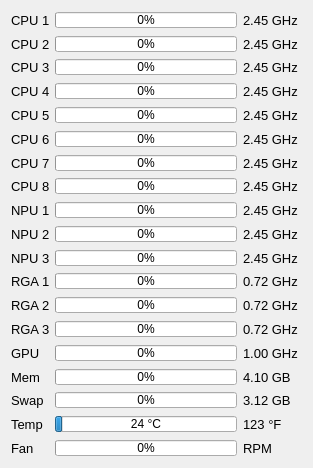
<?xml version="1.0" encoding="UTF-8"?>
<ui version="4.0">
 <class>Dialog</class>
 <widget class="QDialog" name="Dialog">
  <property name="geometry">
   <rect>
    <x>0</x>
    <y>0</y>
    <width>313</width>
    <height>468</height>
   </rect>
  </property>
  <property name="minimumSize">
   <size>
    <width>300</width>
    <height>0</height>
   </size>
  </property>
  <property name="windowTitle">
   <string>rtop</string>
  </property>
  <layout class="QVBoxLayout" name="verticalLayout">
   <item>
    <layout class="QHBoxLayout" name="horizontalLayout">
     <item>
      <widget class="QLabel" name="labCPU1">
       <property name="minimumSize">
        <size>
         <width>38</width>
         <height>0</height>
        </size>
       </property>
       <property name="maximumSize">
        <size>
         <width>38</width>
         <height>16777215</height>
        </size>
       </property>
       <property name="font">
        <font>
         <pointsize>10</pointsize>
        </font>
       </property>
       <property name="text">
        <string>CPU 1</string>
       </property>
      </widget>
     </item>
     <item>
      <widget class="QProgressBar" name="barCPU1">
       <property name="minimumSize">
        <size>
         <width>0</width>
         <height>16</height>
        </size>
       </property>
       <property name="maximumSize">
        <size>
         <width>16777215</width>
         <height>16</height>
        </size>
       </property>
       <property name="font">
        <font>
         <pointsize>9</pointsize>
        </font>
       </property>
       <property name="value">
        <number>0</number>
       </property>
       <property name="format">
        <string>%p%</string>
       </property>
      </widget>
     </item>
     <item>
      <widget class="QLabel" name="freqCPU1">
       <property name="minimumSize">
        <size>
         <width>59</width>
         <height>0</height>
        </size>
       </property>
       <property name="maximumSize">
        <size>
         <width>59</width>
         <height>16777215</height>
        </size>
       </property>
       <property name="font">
        <font>
         <pointsize>10</pointsize>
        </font>
       </property>
       <property name="text">
        <string>2.45 GHz</string>
       </property>
      </widget>
     </item>
    </layout>
   </item>
   <item>
    <layout class="QHBoxLayout" name="horizontalLayout_2">
     <item>
      <widget class="QLabel" name="labCPU2">
       <property name="minimumSize">
        <size>
         <width>38</width>
         <height>0</height>
        </size>
       </property>
       <property name="maximumSize">
        <size>
         <width>38</width>
         <height>16777215</height>
        </size>
       </property>
       <property name="font">
        <font>
         <pointsize>10</pointsize>
        </font>
       </property>
       <property name="text">
        <string>CPU 2</string>
       </property>
      </widget>
     </item>
     <item>
      <widget class="QProgressBar" name="barCPU2">
       <property name="minimumSize">
        <size>
         <width>0</width>
         <height>16</height>
        </size>
       </property>
       <property name="maximumSize">
        <size>
         <width>16777215</width>
         <height>16</height>
        </size>
       </property>
       <property name="font">
        <font>
         <pointsize>9</pointsize>
        </font>
       </property>
       <property name="value">
        <number>0</number>
       </property>
       <property name="format">
        <string>%p%</string>
       </property>
      </widget>
     </item>
     <item>
      <widget class="QLabel" name="freqCPU2">
       <property name="minimumSize">
        <size>
         <width>59</width>
         <height>0</height>
        </size>
       </property>
       <property name="maximumSize">
        <size>
         <width>59</width>
         <height>16777215</height>
        </size>
       </property>
       <property name="font">
        <font>
         <pointsize>10</pointsize>
        </font>
       </property>
       <property name="text">
        <string>2.45 GHz</string>
       </property>
      </widget>
     </item>
    </layout>
   </item>
   <item>
    <layout class="QHBoxLayout" name="horizontalLayout_3">
     <item>
      <widget class="QLabel" name="labCPU3">
       <property name="minimumSize">
        <size>
         <width>38</width>
         <height>0</height>
        </size>
       </property>
       <property name="maximumSize">
        <size>
         <width>38</width>
         <height>16777215</height>
        </size>
       </property>
       <property name="font">
        <font>
         <pointsize>10</pointsize>
        </font>
       </property>
       <property name="text">
        <string>CPU 3</string>
       </property>
      </widget>
     </item>
     <item>
      <widget class="QProgressBar" name="barCPU3">
       <property name="minimumSize">
        <size>
         <width>0</width>
         <height>16</height>
        </size>
       </property>
       <property name="maximumSize">
        <size>
         <width>16777215</width>
         <height>16</height>
        </size>
       </property>
       <property name="font">
        <font>
         <pointsize>9</pointsize>
        </font>
       </property>
       <property name="value">
        <number>0</number>
       </property>
       <property name="format">
        <string>%p%</string>
       </property>
      </widget>
     </item>
     <item>
      <widget class="QLabel" name="freqCPU3">
       <property name="minimumSize">
        <size>
         <width>59</width>
         <height>0</height>
        </size>
       </property>
       <property name="maximumSize">
        <size>
         <width>59</width>
         <height>16777215</height>
        </size>
       </property>
       <property name="font">
        <font>
         <pointsize>10</pointsize>
        </font>
       </property>
       <property name="text">
        <string>2.45 GHz</string>
       </property>
      </widget>
     </item>
    </layout>
   </item>
   <item>
    <layout class="QHBoxLayout" name="horizontalLayout_4">
     <item>
      <widget class="QLabel" name="labCPU4">
       <property name="minimumSize">
        <size>
         <width>38</width>
         <height>0</height>
        </size>
       </property>
       <property name="maximumSize">
        <size>
         <width>38</width>
         <height>16777215</height>
        </size>
       </property>
       <property name="font">
        <font>
         <pointsize>10</pointsize>
        </font>
       </property>
       <property name="text">
        <string>CPU 4</string>
       </property>
      </widget>
     </item>
     <item>
      <widget class="QProgressBar" name="barCPU4">
       <property name="minimumSize">
        <size>
         <width>0</width>
         <height>16</height>
        </size>
       </property>
       <property name="maximumSize">
        <size>
         <width>16777215</width>
         <height>16</height>
        </size>
       </property>
       <property name="font">
        <font>
         <pointsize>9</pointsize>
        </font>
       </property>
       <property name="value">
        <number>0</number>
       </property>
       <property name="format">
        <string>%p%</string>
       </property>
      </widget>
     </item>
     <item>
      <widget class="QLabel" name="freqCPU4">
       <property name="minimumSize">
        <size>
         <width>59</width>
         <height>0</height>
        </size>
       </property>
       <property name="maximumSize">
        <size>
         <width>59</width>
         <height>16777215</height>
        </size>
       </property>
       <property name="font">
        <font>
         <pointsize>10</pointsize>
        </font>
       </property>
       <property name="text">
        <string>2.45 GHz</string>
       </property>
      </widget>
     </item>
    </layout>
   </item>
   <item>
    <layout class="QHBoxLayout" name="horizontalLayout_5">
     <item>
      <widget class="QLabel" name="labCPU5">
       <property name="minimumSize">
        <size>
         <width>38</width>
         <height>0</height>
        </size>
       </property>
       <property name="maximumSize">
        <size>
         <width>38</width>
         <height>16777215</height>
        </size>
       </property>
       <property name="font">
        <font>
         <pointsize>10</pointsize>
        </font>
       </property>
       <property name="text">
        <string>CPU 5</string>
       </property>
      </widget>
     </item>
     <item>
      <widget class="QProgressBar" name="barCPU5">
       <property name="minimumSize">
        <size>
         <width>0</width>
         <height>16</height>
        </size>
       </property>
       <property name="maximumSize">
        <size>
         <width>16777215</width>
         <height>16</height>
        </size>
       </property>
       <property name="font">
        <font>
         <pointsize>9</pointsize>
        </font>
       </property>
       <property name="value">
        <number>0</number>
       </property>
       <property name="format">
        <string>%p%</string>
       </property>
      </widget>
     </item>
     <item>
      <widget class="QLabel" name="freqCPU5">
       <property name="minimumSize">
        <size>
         <width>59</width>
         <height>0</height>
        </size>
       </property>
       <property name="maximumSize">
        <size>
         <width>59</width>
         <height>16777215</height>
        </size>
       </property>
       <property name="font">
        <font>
         <pointsize>10</pointsize>
        </font>
       </property>
       <property name="text">
        <string>2.45 GHz</string>
       </property>
      </widget>
     </item>
    </layout>
   </item>
   <item>
    <layout class="QHBoxLayout" name="horizontalLayout_6">
     <item>
      <widget class="QLabel" name="labCPU6">
       <property name="minimumSize">
        <size>
         <width>38</width>
         <height>0</height>
        </size>
       </property>
       <property name="maximumSize">
        <size>
         <width>38</width>
         <height>16777215</height>
        </size>
       </property>
       <property name="font">
        <font>
         <pointsize>10</pointsize>
        </font>
       </property>
       <property name="text">
        <string>CPU 6</string>
       </property>
      </widget>
     </item>
     <item>
      <widget class="QProgressBar" name="barCPU6">
       <property name="minimumSize">
        <size>
         <width>0</width>
         <height>16</height>
        </size>
       </property>
       <property name="maximumSize">
        <size>
         <width>16777215</width>
         <height>16</height>
        </size>
       </property>
       <property name="font">
        <font>
         <pointsize>9</pointsize>
        </font>
       </property>
       <property name="value">
        <number>0</number>
       </property>
       <property name="format">
        <string>%p%</string>
       </property>
      </widget>
     </item>
     <item>
      <widget class="QLabel" name="freqCPU6">
       <property name="minimumSize">
        <size>
         <width>59</width>
         <height>0</height>
        </size>
       </property>
       <property name="maximumSize">
        <size>
         <width>59</width>
         <height>16777215</height>
        </size>
       </property>
       <property name="font">
        <font>
         <pointsize>10</pointsize>
        </font>
       </property>
       <property name="text">
        <string>2.45 GHz</string>
       </property>
      </widget>
     </item>
    </layout>
   </item>
   <item>
    <layout class="QHBoxLayout" name="horizontalLayout_7">
     <item>
      <widget class="QLabel" name="labCPU7">
       <property name="minimumSize">
        <size>
         <width>38</width>
         <height>0</height>
        </size>
       </property>
       <property name="maximumSize">
        <size>
         <width>38</width>
         <height>16777215</height>
        </size>
       </property>
       <property name="font">
        <font>
         <pointsize>10</pointsize>
        </font>
       </property>
       <property name="text">
        <string>CPU 7</string>
       </property>
      </widget>
     </item>
     <item>
      <widget class="QProgressBar" name="barCPU7">
       <property name="minimumSize">
        <size>
         <width>0</width>
         <height>16</height>
        </size>
       </property>
       <property name="maximumSize">
        <size>
         <width>16777215</width>
         <height>16</height>
        </size>
       </property>
       <property name="font">
        <font>
         <pointsize>9</pointsize>
        </font>
       </property>
       <property name="value">
        <number>0</number>
       </property>
      </widget>
     </item>
     <item>
      <widget class="QLabel" name="freqCPU7">
       <property name="minimumSize">
        <size>
         <width>59</width>
         <height>0</height>
        </size>
       </property>
       <property name="maximumSize">
        <size>
         <width>59</width>
         <height>16777215</height>
        </size>
       </property>
       <property name="font">
        <font>
         <pointsize>10</pointsize>
        </font>
       </property>
       <property name="text">
        <string>2.45 GHz</string>
       </property>
      </widget>
     </item>
    </layout>
   </item>
   <item>
    <layout class="QHBoxLayout" name="horizontalLayout_8">
     <item>
      <widget class="QLabel" name="labCPU8">
       <property name="minimumSize">
        <size>
         <width>38</width>
         <height>0</height>
        </size>
       </property>
       <property name="maximumSize">
        <size>
         <width>38</width>
         <height>16777215</height>
        </size>
       </property>
       <property name="font">
        <font>
         <pointsize>10</pointsize>
        </font>
       </property>
       <property name="text">
        <string>CPU 8</string>
       </property>
      </widget>
     </item>
     <item>
      <widget class="QProgressBar" name="barCPU8">
       <property name="minimumSize">
        <size>
         <width>0</width>
         <height>16</height>
        </size>
       </property>
       <property name="maximumSize">
        <size>
         <width>16777215</width>
         <height>16</height>
        </size>
       </property>
       <property name="font">
        <font>
         <pointsize>9</pointsize>
        </font>
       </property>
       <property name="value">
        <number>0</number>
       </property>
      </widget>
     </item>
     <item>
      <widget class="QLabel" name="freqCPU8">
       <property name="minimumSize">
        <size>
         <width>59</width>
         <height>0</height>
        </size>
       </property>
       <property name="maximumSize">
        <size>
         <width>59</width>
         <height>16777215</height>
        </size>
       </property>
       <property name="font">
        <font>
         <pointsize>10</pointsize>
        </font>
       </property>
       <property name="text">
        <string>2.45 GHz</string>
       </property>
      </widget>
     </item>
    </layout>
   </item>
   <item>
    <layout class="QHBoxLayout" name="horizontalLayout_9">
     <item>
      <widget class="QLabel" name="labNPU1">
       <property name="minimumSize">
        <size>
         <width>38</width>
         <height>0</height>
        </size>
       </property>
       <property name="maximumSize">
        <size>
         <width>38</width>
         <height>16777215</height>
        </size>
       </property>
       <property name="font">
        <font>
         <pointsize>10</pointsize>
        </font>
       </property>
       <property name="text">
        <string>NPU 1</string>
       </property>
      </widget>
     </item>
     <item>
      <widget class="QProgressBar" name="barNPU1">
       <property name="minimumSize">
        <size>
         <width>0</width>
         <height>16</height>
        </size>
       </property>
       <property name="maximumSize">
        <size>
         <width>16777215</width>
         <height>16</height>
        </size>
       </property>
       <property name="font">
        <font>
         <pointsize>9</pointsize>
        </font>
       </property>
       <property name="value">
        <number>0</number>
       </property>
      </widget>
     </item>
     <item>
      <widget class="QLabel" name="freqNPU1">
       <property name="minimumSize">
        <size>
         <width>59</width>
         <height>0</height>
        </size>
       </property>
       <property name="maximumSize">
        <size>
         <width>59</width>
         <height>16777215</height>
        </size>
       </property>
       <property name="font">
        <font>
         <pointsize>10</pointsize>
        </font>
       </property>
       <property name="text">
        <string>2.45 GHz</string>
       </property>
      </widget>
     </item>
    </layout>
   </item>
   <item>
    <layout class="QHBoxLayout" name="horizontalLayout_10">
     <item>
      <widget class="QLabel" name="labNPU2">
       <property name="minimumSize">
        <size>
         <width>38</width>
         <height>0</height>
        </size>
       </property>
       <property name="maximumSize">
        <size>
         <width>38</width>
         <height>16777215</height>
        </size>
       </property>
       <property name="font">
        <font>
         <pointsize>10</pointsize>
        </font>
       </property>
       <property name="text">
        <string>NPU 2</string>
       </property>
      </widget>
     </item>
     <item>
      <widget class="QProgressBar" name="barNPU2">
       <property name="minimumSize">
        <size>
         <width>0</width>
         <height>16</height>
        </size>
       </property>
       <property name="maximumSize">
        <size>
         <width>16777215</width>
         <height>16</height>
        </size>
       </property>
       <property name="font">
        <font>
         <pointsize>9</pointsize>
        </font>
       </property>
       <property name="value">
        <number>0</number>
       </property>
      </widget>
     </item>
     <item>
      <widget class="QLabel" name="freqNPU2">
       <property name="minimumSize">
        <size>
         <width>59</width>
         <height>0</height>
        </size>
       </property>
       <property name="maximumSize">
        <size>
         <width>59</width>
         <height>16777215</height>
        </size>
       </property>
       <property name="font">
        <font>
         <pointsize>10</pointsize>
        </font>
       </property>
       <property name="text">
        <string>2.45 GHz</string>
       </property>
      </widget>
     </item>
    </layout>
   </item>
   <item>
    <layout class="QHBoxLayout" name="horizontalLayout_11">
     <item>
      <widget class="QLabel" name="labNPU3">
       <property name="minimumSize">
        <size>
         <width>38</width>
         <height>0</height>
        </size>
       </property>
       <property name="maximumSize">
        <size>
         <width>38</width>
         <height>16777215</height>
        </size>
       </property>
       <property name="font">
        <font>
         <pointsize>10</pointsize>
        </font>
       </property>
       <property name="text">
        <string>NPU 3</string>
       </property>
      </widget>
     </item>
     <item>
      <widget class="QProgressBar" name="barNPU3">
       <property name="minimumSize">
        <size>
         <width>0</width>
         <height>16</height>
        </size>
       </property>
       <property name="maximumSize">
        <size>
         <width>16777215</width>
         <height>16</height>
        </size>
       </property>
       <property name="font">
        <font>
         <pointsize>9</pointsize>
        </font>
       </property>
       <property name="value">
        <number>0</number>
       </property>
      </widget>
     </item>
     <item>
      <widget class="QLabel" name="freqNPU3">
       <property name="minimumSize">
        <size>
         <width>59</width>
         <height>0</height>
        </size>
       </property>
       <property name="maximumSize">
        <size>
         <width>59</width>
         <height>16777215</height>
        </size>
       </property>
       <property name="font">
        <font>
         <pointsize>10</pointsize>
        </font>
       </property>
       <property name="text">
        <string>2.45 GHz</string>
       </property>
      </widget>
     </item>
    </layout>
   </item>
   <item>
    <layout class="QHBoxLayout" name="horizontalLayout_17">
     <item>
      <widget class="QLabel" name="labRGA1">
       <property name="minimumSize">
        <size>
         <width>38</width>
         <height>0</height>
        </size>
       </property>
       <property name="maximumSize">
        <size>
         <width>38</width>
         <height>16777215</height>
        </size>
       </property>
       <property name="font">
        <font>
         <pointsize>10</pointsize>
        </font>
       </property>
       <property name="text">
        <string>RGA 1</string>
       </property>
      </widget>
     </item>
     <item>
      <widget class="QProgressBar" name="barRGA1">
       <property name="minimumSize">
        <size>
         <width>0</width>
         <height>16</height>
        </size>
       </property>
       <property name="maximumSize">
        <size>
         <width>16777215</width>
         <height>16</height>
        </size>
       </property>
       <property name="font">
        <font>
         <pointsize>9</pointsize>
        </font>
       </property>
       <property name="value">
        <number>0</number>
       </property>
      </widget>
     </item>
     <item>
      <widget class="QLabel" name="freqRGA1">
       <property name="minimumSize">
        <size>
         <width>59</width>
         <height>0</height>
        </size>
       </property>
       <property name="maximumSize">
        <size>
         <width>59</width>
         <height>16777215</height>
        </size>
       </property>
       <property name="font">
        <font>
         <pointsize>10</pointsize>
        </font>
       </property>
       <property name="text">
        <string>0.72 GHz</string>
       </property>
      </widget>
     </item>
    </layout>
   </item>
   <item>
    <layout class="QHBoxLayout" name="horizontalLayout_18">
     <item>
      <widget class="QLabel" name="labRGA2">
       <property name="minimumSize">
        <size>
         <width>38</width>
         <height>0</height>
        </size>
       </property>
       <property name="maximumSize">
        <size>
         <width>38</width>
         <height>16777215</height>
        </size>
       </property>
       <property name="font">
        <font>
         <pointsize>10</pointsize>
        </font>
       </property>
       <property name="text">
        <string>RGA 2</string>
       </property>
      </widget>
     </item>
     <item>
      <widget class="QProgressBar" name="barRGA2">
       <property name="minimumSize">
        <size>
         <width>0</width>
         <height>16</height>
        </size>
       </property>
       <property name="maximumSize">
        <size>
         <width>16777215</width>
         <height>16</height>
        </size>
       </property>
       <property name="font">
        <font>
         <pointsize>9</pointsize>
        </font>
       </property>
       <property name="value">
        <number>0</number>
       </property>
      </widget>
     </item>
     <item>
      <widget class="QLabel" name="freqRGA2">
       <property name="minimumSize">
        <size>
         <width>59</width>
         <height>0</height>
        </size>
       </property>
       <property name="maximumSize">
        <size>
         <width>59</width>
         <height>16777215</height>
        </size>
       </property>
       <property name="font">
        <font>
         <pointsize>10</pointsize>
        </font>
       </property>
       <property name="text">
        <string>0.72 GHz</string>
       </property>
      </widget>
     </item>
    </layout>
   </item>
   <item>
    <layout class="QHBoxLayout" name="horizontalLayout_19">
     <item>
      <widget class="QLabel" name="labRGA3">
       <property name="minimumSize">
        <size>
         <width>38</width>
         <height>0</height>
        </size>
       </property>
       <property name="maximumSize">
        <size>
         <width>38</width>
         <height>16777215</height>
        </size>
       </property>
       <property name="font">
        <font>
         <pointsize>10</pointsize>
        </font>
       </property>
       <property name="text">
        <string>RGA 3</string>
       </property>
      </widget>
     </item>
     <item>
      <widget class="QProgressBar" name="barRGA3">
       <property name="minimumSize">
        <size>
         <width>0</width>
         <height>16</height>
        </size>
       </property>
       <property name="maximumSize">
        <size>
         <width>16777215</width>
         <height>16</height>
        </size>
       </property>
       <property name="font">
        <font>
         <pointsize>9</pointsize>
        </font>
       </property>
       <property name="value">
        <number>0</number>
       </property>
      </widget>
     </item>
     <item>
      <widget class="QLabel" name="freqRGA3">
       <property name="minimumSize">
        <size>
         <width>59</width>
         <height>0</height>
        </size>
       </property>
       <property name="maximumSize">
        <size>
         <width>59</width>
         <height>16777215</height>
        </size>
       </property>
       <property name="font">
        <font>
         <pointsize>10</pointsize>
        </font>
       </property>
       <property name="text">
        <string>0.72 GHz</string>
       </property>
      </widget>
     </item>
    </layout>
   </item>
   <item>
    <layout class="QHBoxLayout" name="horizontalLayout_12">
     <item>
      <widget class="QLabel" name="labGPU">
       <property name="minimumSize">
        <size>
         <width>38</width>
         <height>0</height>
        </size>
       </property>
       <property name="maximumSize">
        <size>
         <width>38</width>
         <height>16777215</height>
        </size>
       </property>
       <property name="font">
        <font>
         <pointsize>10</pointsize>
        </font>
       </property>
       <property name="text">
        <string>GPU</string>
       </property>
      </widget>
     </item>
     <item>
      <widget class="QProgressBar" name="barGPU">
       <property name="minimumSize">
        <size>
         <width>0</width>
         <height>16</height>
        </size>
       </property>
       <property name="maximumSize">
        <size>
         <width>16777215</width>
         <height>16</height>
        </size>
       </property>
       <property name="font">
        <font>
         <pointsize>9</pointsize>
        </font>
       </property>
       <property name="value">
        <number>0</number>
       </property>
      </widget>
     </item>
     <item>
      <widget class="QLabel" name="freqGPU">
       <property name="minimumSize">
        <size>
         <width>59</width>
         <height>0</height>
        </size>
       </property>
       <property name="maximumSize">
        <size>
         <width>59</width>
         <height>16777215</height>
        </size>
       </property>
       <property name="font">
        <font>
         <pointsize>10</pointsize>
        </font>
       </property>
       <property name="text">
        <string>1.00 GHz</string>
       </property>
      </widget>
     </item>
    </layout>
   </item>
   <item>
    <layout class="QHBoxLayout" name="horizontalLayout_13">
     <item>
      <widget class="QLabel" name="labMem">
       <property name="minimumSize">
        <size>
         <width>38</width>
         <height>0</height>
        </size>
       </property>
       <property name="maximumSize">
        <size>
         <width>38</width>
         <height>16777215</height>
        </size>
       </property>
       <property name="font">
        <font>
         <pointsize>10</pointsize>
        </font>
       </property>
       <property name="text">
        <string>Mem</string>
       </property>
      </widget>
     </item>
     <item>
      <widget class="QProgressBar" name="barMem">
       <property name="minimumSize">
        <size>
         <width>0</width>
         <height>16</height>
        </size>
       </property>
       <property name="maximumSize">
        <size>
         <width>16777215</width>
         <height>16</height>
        </size>
       </property>
       <property name="font">
        <font>
         <pointsize>9</pointsize>
        </font>
       </property>
       <property name="value">
        <number>0</number>
       </property>
      </widget>
     </item>
     <item>
      <widget class="QLabel" name="freqMem">
       <property name="minimumSize">
        <size>
         <width>59</width>
         <height>0</height>
        </size>
       </property>
       <property name="maximumSize">
        <size>
         <width>59</width>
         <height>16777215</height>
        </size>
       </property>
       <property name="font">
        <font>
         <pointsize>10</pointsize>
        </font>
       </property>
       <property name="text">
        <string>4.10 GB</string>
       </property>
      </widget>
     </item>
    </layout>
   </item>
   <item>
    <layout class="QHBoxLayout" name="horizontalLayout_14">
     <item>
      <widget class="QLabel" name="labSwap">
       <property name="minimumSize">
        <size>
         <width>38</width>
         <height>0</height>
        </size>
       </property>
       <property name="maximumSize">
        <size>
         <width>38</width>
         <height>16777215</height>
        </size>
       </property>
       <property name="font">
        <font>
         <pointsize>10</pointsize>
        </font>
       </property>
       <property name="text">
        <string>Swap</string>
       </property>
      </widget>
     </item>
     <item>
      <widget class="QProgressBar" name="barSwap">
       <property name="minimumSize">
        <size>
         <width>0</width>
         <height>16</height>
        </size>
       </property>
       <property name="maximumSize">
        <size>
         <width>16777215</width>
         <height>16</height>
        </size>
       </property>
       <property name="font">
        <font>
         <pointsize>9</pointsize>
        </font>
       </property>
       <property name="value">
        <number>0</number>
       </property>
      </widget>
     </item>
     <item>
      <widget class="QLabel" name="freqSwap">
       <property name="minimumSize">
        <size>
         <width>59</width>
         <height>0</height>
        </size>
       </property>
       <property name="maximumSize">
        <size>
         <width>59</width>
         <height>16777215</height>
        </size>
       </property>
       <property name="font">
        <font>
         <pointsize>10</pointsize>
        </font>
       </property>
       <property name="text">
        <string>3.12 GB</string>
       </property>
      </widget>
     </item>
    </layout>
   </item>
   <item>
    <layout class="QHBoxLayout" name="horizontalLayout_15">
     <item>
      <widget class="QLabel" name="label_5">
       <property name="minimumSize">
        <size>
         <width>38</width>
         <height>0</height>
        </size>
       </property>
       <property name="maximumSize">
        <size>
         <width>38</width>
         <height>16777215</height>
        </size>
       </property>
       <property name="font">
        <font>
         <pointsize>10</pointsize>
        </font>
       </property>
       <property name="text">
        <string>Temp</string>
       </property>
      </widget>
     </item>
     <item>
      <widget class="QProgressBar" name="barTemp">
       <property name="minimumSize">
        <size>
         <width>0</width>
         <height>16</height>
        </size>
       </property>
       <property name="maximumSize">
        <size>
         <width>16777215</width>
         <height>16</height>
        </size>
       </property>
       <property name="font">
        <font>
         <pointsize>9</pointsize>
        </font>
       </property>
       <property name="minimum">
        <number>20</number>
       </property>
       <property name="maximum">
        <number>120</number>
       </property>
       <property name="value">
        <number>24</number>
       </property>
       <property name="format">
        <string>%v °C</string>
       </property>
      </widget>
     </item>
     <item>
      <widget class="QLabel" name="freqTemp">
       <property name="minimumSize">
        <size>
         <width>59</width>
         <height>0</height>
        </size>
       </property>
       <property name="maximumSize">
        <size>
         <width>59</width>
         <height>16777215</height>
        </size>
       </property>
       <property name="font">
        <font>
         <pointsize>10</pointsize>
        </font>
       </property>
       <property name="text">
        <string>123 °F</string>
       </property>
      </widget>
     </item>
    </layout>
   </item>
   <item>
    <layout class="QHBoxLayout" name="horizontalLayout_16">
     <property name="spacing">
      <number>6</number>
     </property>
     <property name="rightMargin">
      <number>0</number>
     </property>
     <property name="bottomMargin">
      <number>0</number>
     </property>
     <item>
      <widget class="QLabel" name="labFan">
       <property name="minimumSize">
        <size>
         <width>38</width>
         <height>0</height>
        </size>
       </property>
       <property name="maximumSize">
        <size>
         <width>38</width>
         <height>16777215</height>
        </size>
       </property>
       <property name="font">
        <font>
         <pointsize>10</pointsize>
        </font>
       </property>
       <property name="text">
        <string>Fan</string>
       </property>
      </widget>
     </item>
     <item>
      <widget class="QProgressBar" name="barFan">
       <property name="minimumSize">
        <size>
         <width>0</width>
         <height>16</height>
        </size>
       </property>
       <property name="maximumSize">
        <size>
         <width>16777215</width>
         <height>16</height>
        </size>
       </property>
       <property name="font">
        <font>
         <pointsize>9</pointsize>
        </font>
       </property>
       <property name="value">
        <number>0</number>
       </property>
      </widget>
     </item>
     <item>
      <widget class="QLabel" name="freqFan">
       <property name="minimumSize">
        <size>
         <width>59</width>
         <height>0</height>
        </size>
       </property>
       <property name="maximumSize">
        <size>
         <width>59</width>
         <height>16777215</height>
        </size>
       </property>
       <property name="font">
        <font>
         <pointsize>10</pointsize>
        </font>
       </property>
       <property name="text">
        <string>RPM</string>
       </property>
      </widget>
     </item>
    </layout>
   </item>
  </layout>
 </widget>
 <resources/>
 <connections/>
</ui>
